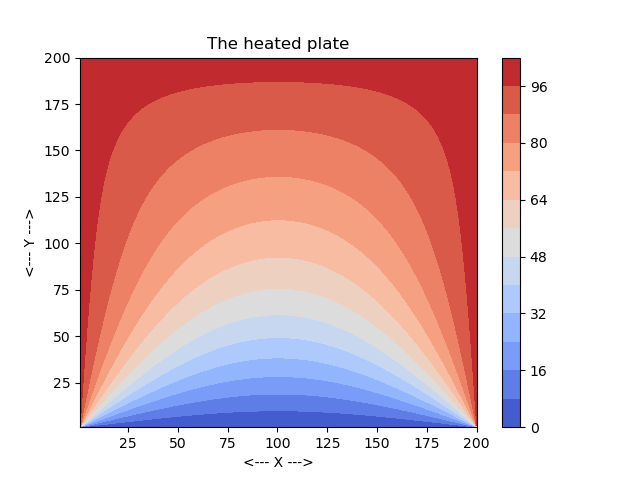

Recreate this plot in Python.
#! /usr/bin/env python3
#
def heated_plate_test ( ):

#*****************************************************************************80
#
## heated_plate_test() tests heated_plate().
#
#  Licensing:
#
#    This code is distributed under the MIT license.
#
#  Modified:
#
#    01 April 2025
#
#  Author:
#
#    John Burkardt
#
  import numpy as np
  import platform

  print ( '' )
  print ( 'heated_plate_test():' )
  print ( '  python version: ' + platform.python_version ( ) )
  print ( '  numpy version:  ' + np.version.version )
  print ( '  Solve for the steady state temperature distribution' )
  print ( '  over a rectangular plate.' )

  m = 200
  n = 200
  tol = 0.001
  heated_plate ( m, n, tol )
#
#  Terminate.
#
  print ( '' )
  print ( 'heated_plate_test():' )
  print ( '  Normal end of execution.' )

  return

def heated_plate ( m, n, epsilon ):

#*****************************************************************************80
#
#  Purpose:
#
#    heated_plate() solves the steady state heat equation on a rectangular region.
#
#  Discussion:
#
#    The sequential version of this program needs approximately
#    18/eps iterations to complete. 
#
#    The physical region, and the boundary conditions, are suggested
#    by this diagram
#
#                   W = 0
#             +------------------+
#             |                  |
#    W = 100  |                  | W = 100
#             |                  |
#             +------------------+
#                   W = 100
#
#    The region is covered with a grid of M by N nodes, and an N by N
#    array W is used to record the temperature.  The correspondence between
#    array indices and locations in the region is suggested by giving the
#    indices of the four corners:
#
#                  I = 0
#          [0][0]-------------[0][N-1]
#             |                  |
#      J = 0  |                  |  J = N-1
#             |                  |
#        [M-1][0]-----------[M-1][N-1]
#                  I = M-1
#
#    The steady state solution to the discrete heat equation satisfies the
#    following condition at an interior grid point:
#
#      W[Central] = (1/4) * ( W[North] + W[South] + W[East] + W[West] )
#
#    where "Central" is the index of the grid point, "North" is the index
#    of its immediate neighbor to the "north", and so on.
#   
#    Given an approximate solution of the steady state heat equation, a
#    "better" solution is given by replacing each interior point by the
#    average of its 4 neighbors - in other words, by using the condition
#    as an ASSIGNMENT statement:
#
#      W[Central]  <=  (1/4) * ( W[North] + W[South] + W[East] + W[West] )
#
#    If this process is repeated often enough, the difference between successive 
#    estimates of the solution will go to zero.
#
#    This program carries out such an iteration, using a tolerance specified by
#    the user, and writes the final estimate of the solution to a file that can
#    be used for graphic processing.
#
#  Licensing:
#
#    This code is distributed under the MIT license. 
#
#  Modified:
#
#    01 April 2025
#
#  Author:
#
#    This version by John Burkardt.
#
#  Reference:
#
#    Michael Quinn,
#    Parallel Programming in C with MPI and OpenMP,
#    McGraw-Hill, 2004,
#    ISBN13: 978-0071232654,
#    LC: QA76.73.C15.Q55.
#
#  Input:
#
#    integer m, n: the number of rows and columns in the grid.
#
#    real EPSILON, the error tolerance.  
#
#  Local:
#
#    real DIFF, the norm of the change in the solution from 
#    one iteration to the next.
#
#    real MEAN, the average of the boundary values, used 
#    to initialize the values of the solution in the interior.
#
#    real U(M,N), the solution at the previous iteration.
#
#    real w[M,N), the solution computed at the latest 
#    iteration.
#
  from matplotlib import cm
  from time import time
  import matplotlib.pyplot as plt
  import numpy as np

  print ( '' )
  print ( '  ', m, ' by ', n, ' spatial grid' )
  print ( '' )
  print ( '  The iteration will repeat until the change is <= ', epsilon )
#
#  Set the boundary values, which don't change. 
#
  W = np.zeros ( [ m, n ] )

  W[1:m-1,0] = 100.0
  W[1:m-1,n-1] = 100.0
  W[m-1,0:n-1] = 100.0
  W[0,0:n-1] =   0.0
#
#  Initialize the interior solution to a reasonable initial value.
#
  W[1:m-1,1:n-1] = 50.0
#
#  iterate until the  new solution W differs from the old solution U
#  by no more than EPSILON.
#
  iterations = 0
  iterations_print = 1
  diff = epsilon

  print ( '' )
  print ( ' Iteration  Change' )
  print ( '' )

  seconds = time ( )

  while ( epsilon <= diff ):

    U = W.copy()

    W[1:m-1,1:n-1] = 0.25 * ( \
        U[0:m-2,1:n-1] \
      + U[2:m,1:n-1] \
      + U[1:m-1,0:n-2] \
      + U[1:m-1,2:n] )

    diff = np.max ( np.abs ( U - W ) )

    iterations = iterations + 1

    if ( iterations == iterations_print ):
      print ( '  %8d  %14f' % ( iterations, diff ) )
      iterations_print = 2 * iterations_print

  seconds = time ( ) - seconds

  x = np.linspace ( 1, n, n )
  y = np.linspace ( 1, m, m )
  X, Y = np.meshgrid ( x, y )

  levels = 15
  ax = plt.figure ( )
  plt.contourf ( X, Y, W, levels, cmap = cm.coolwarm )
  plt.colorbar ( )
  plt.xlabel ( '<--- X --->' )
  plt.ylabel ( '<--- Y --->' )
  plt.title ( 'The heated plate' )
  filename = 'heated_plate.png'
  plt.savefig ( filename )
  print ( '  Graphics saved as "' + filename + '"' )

  print ( '' )
  print ( '  %8d  %14f' % ( iterations, diff ) )
  print ( '' )
  print ( '  Error tolerance achieved.' )
  print ( '  Wallclock time = ', seconds )
#
#  Terminate.
#
  print ( '' )
  print ( 'heated_plate():' )
  print ( '  Normal end of execution.' )

  return

def timestamp ( ):

#*****************************************************************************80
#
## timestamp() prints the date as a timestamp.
#
#  Licensing:
#
#    This code is distributed under the MIT license. 
#
#  Modified:
#
#    21 August 2019
#
#  Author:
#
#    John Burkardt
#
  import time

  t = time.time ( )
  print ( time.ctime ( t ) )

  return

if ( __name__ == '__main__' ):
  timestamp ( )
  heated_plate_test ( )
  timestamp ( )
